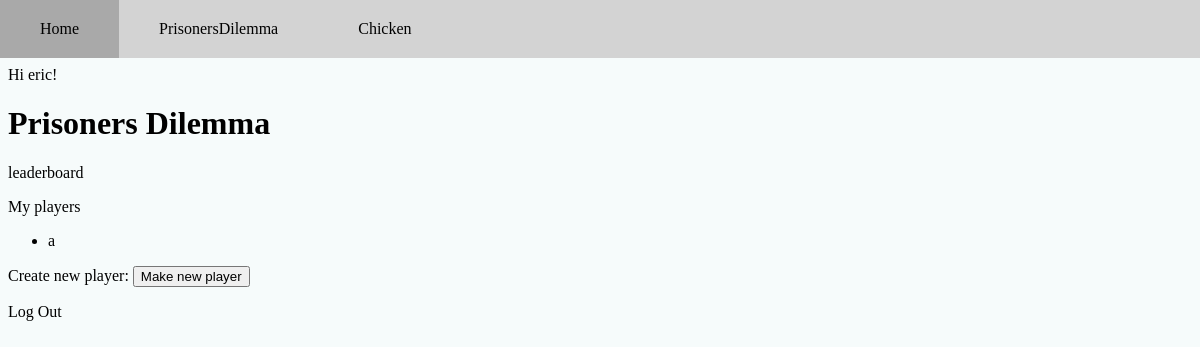
Before: /games/gameHome/1 (signed in) with the older database file.
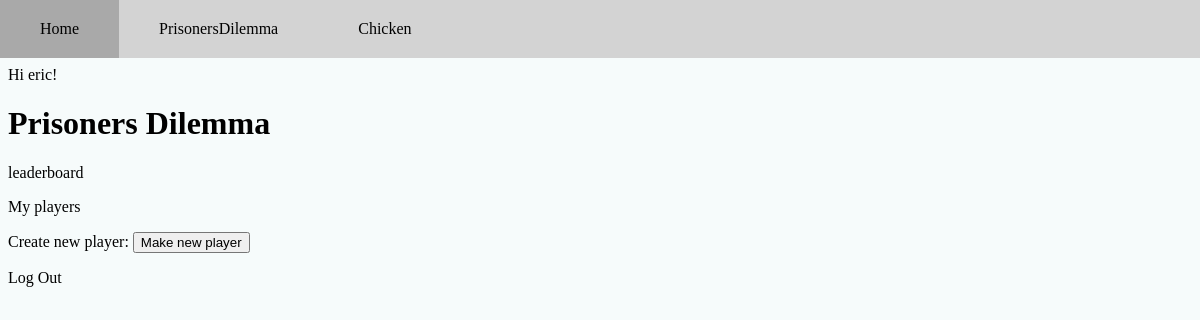
After: the same page with the newer database file.
### games/models.py (models this page shows, shortened)
class Player(models.Model):
    name = models.TextField(max_length=100, default="default")
    user = models.ForeignKey(User, related_name="players", on_delete=models.CASCADE)
    strategy = models.TextField(default="default")
    points = models.IntegerField(default=0)
    rounds_played = models.IntegerField(default=0)
    points_per_round = models.FloatField(default=0)
    game = models.ForeignKey(Game, related_name= 'players', on_delete=models.CASCADE)

### games/views.py (the view)
# urls.py: path("gameHome/<int:game_id>", views.gameHome, name="gameHome"),
def gameHome(request, game_id):
    players = request.user.players.filter(game=game_id)
    return render(request, "games/gameHome.html",
        {"game_id": game_id,
         "players": players,
         "game": Game.objects.get(pk=game_id)})

### games/templates/games/gameHome.html (shortened to what this page needs)
{% extends 'registration/base.html' %}
{% block content %}
  Hi {{ user.username }}!
  <h1>{{game.name}}</h1>
  <a href={% url "games:leaderboard" game.id %}>leaderboard</a>
  <p>My players</p>
  <ul>
    {% for player in players %}
      <li>
        <a href = {% url "games:playerDetail" player.id %}>{{player.name}}</a>
      </li>
    {% endfor %}
  </ul>
  <p>
    Create new player:
    <button>
      <a href={% url "games:createNewPlayer" game_id %}>Make new player</a>
    </button>
  </p>
  <p><a href={% url 'logout' %}>Log Out</a></p>
{% endblock %}

Changed rows visible on the page:
removed Player: name "a"
